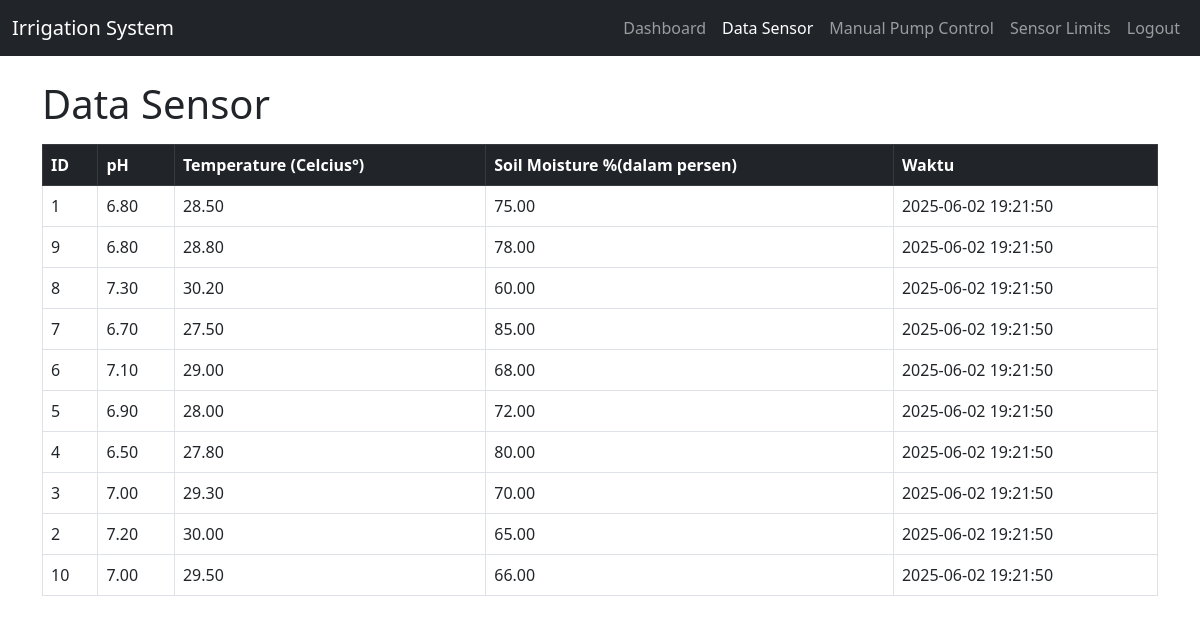
Screenshot of /data_sensor.php (signed in) with the database file from the repository.
### tables this page shows
CREATE TABLE `sensor_data` (
  `id` int(11) NOT NULL,
  `ph` decimal(5,2) DEFAULT NULL,
  `temperature` decimal(5,2) DEFAULT NULL,
  `soil_moisture` decimal(5,2) DEFAULT NULL,
  `timestamp` timestamp NOT NULL DEFAULT current_timestamp()
);

### data_sensor.php (the view, shortened to what this page needs)
<?php
include 'db.php';
$sensor_data = $conn->query("SELECT * FROM sensor_data ORDER BY timestamp DESC");
?>
<!DOCTYPE html>
<html lang="en">
<head>
<link href="https://cdn.jsdelivr.net/npm/bootstrap@5.3.0-alpha1/dist/css/bootstrap.min.css" rel="stylesheet">
</head>
<body>
<nav class="navbar navbar-expand-lg navbar-dark bg-dark">
  <div class="container-fluid">
    <a class="navbar-brand" href="#">Irrigation System</a>
    <div class="collapse navbar-collapse justify-content-end">
      <ul class="navbar-nav">
        <li class="nav-item"><a class="nav-link" href="index_admin.php">Dashboard</a></li>
        <li class="nav-item"><a class="nav-link active" href="data_sensor.php">Data Sensor</a></li>
        <li class="nav-item"><a class="nav-link" href="control_pompa.php">Manual Pump Control</a></li>
        <li class="nav-item"><a class="nav-link" href="sensor_limits.php">Sensor Limits</a></li>
        <li class="nav-item"><a class="nav-link" href="logout.php">Logout</a></li>
      </ul>
    </div>
  </div>
</nav>
<div class="container mt-4">
    <h1>Data Sensor</h1>
    <table class="table table-bordered table-hover mt-3">
        <thead class="table-dark">
            <tr>
                <th>ID</th>
                <th>pH </th>
                <th>Temperature (Celcius°)</th>
                <th>Soil Moisture %(dalam persen) </th>
                <th>Waktu</th>
            </tr>
        </thead>
        <tbody>
        <?php while($row = $sensor_data->fetch_assoc()): ?>
            <tr>
                <td><?php echo $row['id']; ?></td>
                <td><?php echo $row['ph']; ?></td>
                <td><?php echo $row['temperature']; ?></td>
                <td><?php echo $row['soil_moisture']; ?></td>
                <td><?php echo $row['timestamp']; ?></td>
            </tr>
        <?php endwhile; ?>
        </tbody>
    </table>
</div>
</body>
</html>

### rows the page displays
sensor_data: id "1", ph "6.80", temperature "28.50", soil_moisture "75.00", timestamp "2025-06-02 19:21:50"
sensor_data: id "9", ph "6.80", temperature "28.80", soil_moisture "78.00", timestamp "2025-06-02 19:21:50"
sensor_data: id "8", ph "7.30", temperature "30.20", soil_moisture "60.00", timestamp "2025-06-02 19:21:50"
sensor_data: id "7", ph "6.70", temperature "27.50", soil_moisture "85.00", timestamp "2025-06-02 19:21:50"
sensor_data: id "6", ph "7.10", temperature "29.00", soil_moisture "68.00", timestamp "2025-06-02 19:21:50"
sensor_data: id "5", ph "6.90", temperature "28.00", soil_moisture "72.00", timestamp "2025-06-02 19:21:50"
sensor_data: id "4", ph "6.50", temperature "27.80", soil_moisture "80.00", timestamp "2025-06-02 19:21:50"
sensor_data: id "3", ph "7.00", temperature "29.30", soil_moisture "70.00", timestamp "2025-06-02 19:21:50"
sensor_data: id "2", ph "7.20", temperature "30.00", soil_moisture "65.00", timestamp "2025-06-02 19:21:50"
sensor_data: id "10", ph "7.00", temperature "29.50", soil_moisture "66.00", timestamp "2025-06-02 19:21:50"
